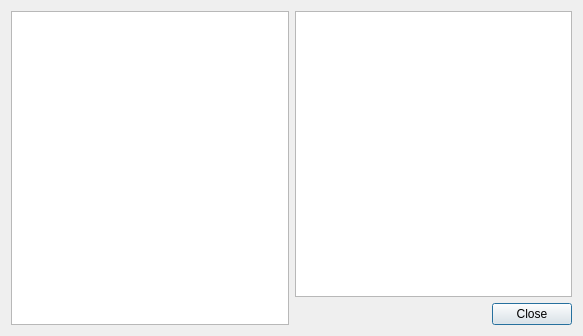
<?xml version="1.0" encoding="UTF-8"?>
<ui version="4.0">
 <class>OptionDialog</class>
 <widget class="QDialog" name="OptionDialog">
  <property name="geometry">
   <rect>
    <x>0</x>
    <y>0</y>
    <width>583</width>
    <height>336</height>
   </rect>
  </property>
  <property name="windowTitle">
   <string>Dialog</string>
  </property>
  <layout class="QHBoxLayout" name="horizontalLayout_2">
   <item>
    <widget class="QTreeView" name="treeView"/>
   </item>
   <item>
    <layout class="QVBoxLayout" name="verticalLayout">
     <item>
      <widget class="QStackedWidget" name="stackedWidget">
       <widget class="QWidget" name="pDevices">
        <layout class="QVBoxLayout" name="verticalLayout_2">
         <property name="leftMargin">
          <number>0</number>
         </property>
         <property name="topMargin">
          <number>0</number>
         </property>
         <property name="rightMargin">
          <number>0</number>
         </property>
         <property name="bottomMargin">
          <number>0</number>
         </property>
         <item>
          <widget class="QTreeView" name="treeView_2"/>
         </item>
        </layout>
       </widget>
       <widget class="QWidget" name="page_2"/>
      </widget>
     </item>
     <item>
      <layout class="QHBoxLayout" name="horizontalLayout">
       <item>
        <spacer name="horizontalSpacer">
         <property name="orientation">
          <enum>Qt::Horizontal</enum>
         </property>
         <property name="sizeHint" stdset="0">
          <size>
           <width>40</width>
           <height>20</height>
          </size>
         </property>
        </spacer>
       </item>
       <item>
        <widget class="QPushButton" name="pushButton">
         <property name="text">
          <string>Close</string>
         </property>
        </widget>
       </item>
      </layout>
     </item>
    </layout>
   </item>
  </layout>
 </widget>
 <resources/>
 <connections>
  <connection>
   <sender>pushButton</sender>
   <signal>clicked()</signal>
   <receiver>OptionDialog</receiver>
   <slot>accept()</slot>
   <hints>
    <hint type="sourcelabel">
     <x>527</x>
     <y>312</y>
    </hint>
    <hint type="destinationlabel">
     <x>467</x>
     <y>315</y>
    </hint>
   </hints>
  </connection>
 </connections>
</ui>
